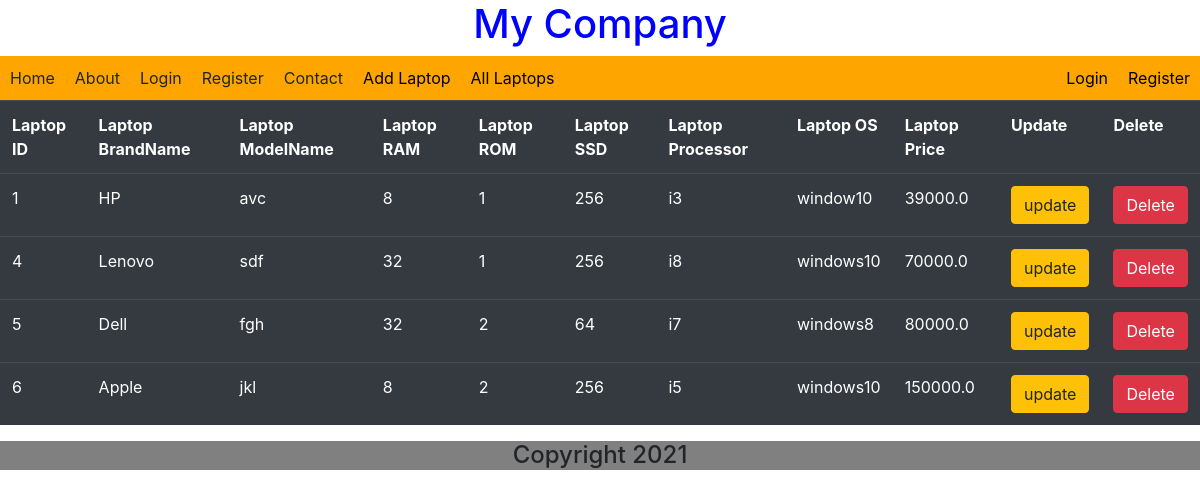
The app's page /lap/show/ with its own data.
### LapApp/models.py (models this page shows)
class Laptop(models.Model):
    brand_name = models.CharField(max_length=32)
    model_name = models.CharField(max_length=32)
    ram = models.IntegerField()
    rom = models.IntegerField()
    ssd = models.IntegerField()
    processor = models.CharField(max_length=30)
    os = models.CharField(max_length=32)
    price = models.FloatField(max_length=32)

### LapApp/views.py (the view)
# urls.py: path('show/',views.showLaptopsView,name='show'),
def showLaptopsView(request):
    template_name = 'LapApp/showlaptops.html'
    laptops = Laptop.objects.all()
    context = {'laptops':laptops}
    return render(request,template_name,context)

### templates/LapApp/showlaptops.html (shortened to what this page needs)
{% extends 'base.html' %}
{% block content %}
        <table class="table table-dark">
            <tr>
                <th>Laptop ID</th>
                <th>Laptop BrandName</th>
                <th>Laptop ModelName</th>
                <th>Laptop RAM</th>
                <th>Laptop ROM</th>
                 <th>Laptop SSD</th>
                <th>Laptop Processor</th>
                <th>Laptop OS</th>
                 <th>Laptop Price</th>
                <th>Update</th>
                <th>Delete</th>
            </tr>
            {% for lap in laptops %}
            <tr>
                <td>{{lap.id}}</td>
                <td>{{lap.brand_name}}</td>
                <td>{{lap.model_name}}</td>
                <td>{{lap.ram}}</td>
                <td>{{lap.rom}}</td>
                <td>{{lap.ssd}}</td>
                <td>{{lap.processor}}</td>
                <td>{{lap.os}}</td>
                <td>{{lap.price}}</td>
                <td>
                    <a href="{% url 'update' lap.id %}"><button class="btn btn-warning">
                        update
                        </button>
                    </a>
                </td>
                <td><a href = "{% url 'delete' lap.id %}"><button class="btn btn-danger">Delete</button></a></td>
            </tr>
            {% endfor %}
        </table>
{% endblock %}

### templates/base.html (shortened to what this page needs)
<!DOCTYPE html>
{% load static %}
<html lang="en">
<head>
    <link rel="stylesheet" href="{% static 'LapApp/style.css' %}" alt="not found">
    <link rel="stylesheet" href="https://cdn.jsdelivr.net/npm/bootstrap@4.6.0/dist/css/bootstrap.min.css">
</head>
<body>
      <header>
          <h1>My Company</h1>
      </header>
     <ul class="my_navbar">
         <li><a>Home</a></li>
         <li><a>About</a></li>
         <li><a>Login</a></li>
         <li><a>Register</a></li>
         <li><a>Contact</a></li>
         <li><a href="{% url 'add' %}">Add Laptop</a></li>
         <li><a href="{% url 'show' %}">All Laptops</a></li>
         <span style="float: right;">
             {% if user.is_authenticated %}
                  <li><a>Hello, {{user.username}}</a></li>
                  <li><a href="{% url 'logout' %}">Logout</a></li>
             {% else %}
                   <li><a href="{% url 'login' %}">Login</a></li>
                   <li><a href="{% url 'register' %}">Register</a></li>
             {% endif %}
         </span>
     </ul>
      {% block content %}{% endblock %}
</body>
<footer>
     <h4>Copyright 2021</h4>
</footer>

### static/LapApp/style.css (style rules this page uses)
h1 { color: blue; }
body { background-color: lightgreen; }
.my_navbar { background-color: orange; overflow: hidden; list-style-type: none; margin: 0; padding: 0; }
li { float: left; }
li a { display: block; color: black; text-decoration: none; padding: 10px 10px 10px 10px; }
header h1 { text-align: center; }
footer h4 { background-color: gray; text-align: center; }

### records on screen
Laptop: id "1", brand_name "HP", model_name "avc", ram "8", rom "1", ssd "256", processor "i3", os "window10", price "39000.0"
Laptop: id "4", brand_name "Lenovo", model_name "sdf", ram "32", rom "1", ssd "256", processor "i8", os "windows10", price "70000.0"
Laptop: id "5", brand_name "Dell", model_name "fgh", ram "32", rom "2", ssd "64", processor "i7", os "windows8", price "80000.0"
Laptop: id "6", brand_name "Apple", model_name "jkl", ram "8", rom "2", ssd "256", processor "i5", os "windows10", price "150000.0"
